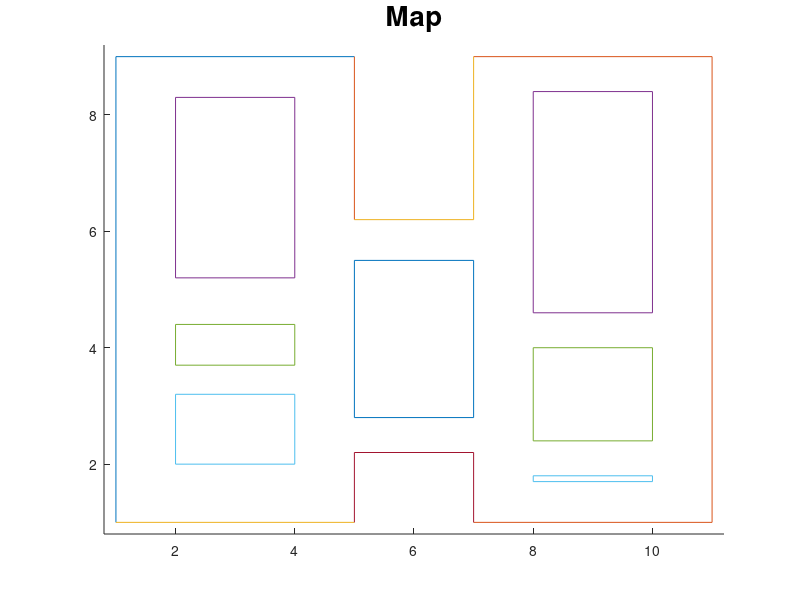

This figure's MATLAB source:
%This file draws a map, and allows us to manually
%draw the trajectory of the vehicle.

figure(1)
clf
hold on
plot([1+1i 1+9*1i 5+9*1i])
plot([7+9*1i 11+9*1i 11+1i 7+1i]);plot([5+1i 1+1i])
plot([2+5.2*1i 2+8.3*1i 4+8.3*1i 4+5.2*1i 2+5.2*1i])%House 1
plot([2+3.7*1i 2+4.4*1i 4+4.4*1i 4+3.7*1i 2+3.7*1i])%House 2
plot([2+2*1i 2+3.2*1i 4+3.2*1i 4+2*1i 2+2*1i])%House 3
plot([5+1i 5+2.2*1i 7+2.2*1i 7+1i])%House 4
plot([5+2.8*1i 5+5.5*1i 7+5.5*1i 7+2.8*1i 5+2.8*1i])%House 5
plot([5+6.2*1i 5+9*1i]);plot([7+9*1i 7+6.2*1i 5+6.2*1i])%House 6
plot([8+4.6*1i 8+8.4*1i 10+8.4*1i 10+4.6*1i 8+4.6*1i])%House 7
plot([8+2.4*1i 8+4*1i 10+4*1i 10+2.4*1i 8+2.4*1i])%House 8
plot([8+1.7*1i 8+1.8*1i 10+1.8*1i 10+1.7*1i 8+1.7*1i])%House 9

axis([0.8 11.2 0.8 9.2])
title('Map','FontSize',20)

disp('Start clicking in the graph to create a trajectory!')
disp('Press "Return" to finish.')

key = '1';
Xk = [];
clear h
while true
    [X,Y,key]=ginput(1);
    if isempty(key) || key ~= 1
        break
    end
    Xk = [Xk, [X; Y]];
    if exist('h', 'var')
        h.XData = Xk(1,:);
        h.YData = Xk(2,:);
    else
        h = plot(Xk(1,:),Xk(2,:),'k-*');
    end
    drawnow;
end


save Xk Xk
